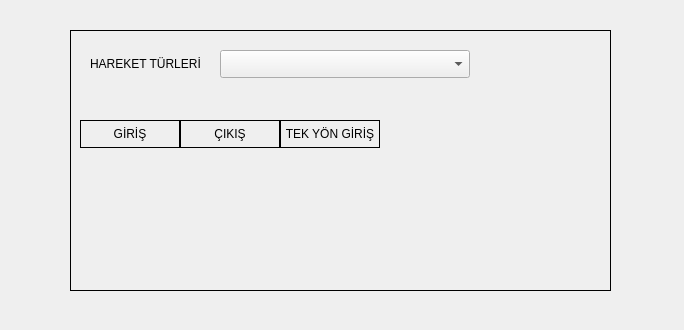
<?xml version="1.0" encoding="UTF-8"?>
<ui version="4.0">
 <class>Dialog</class>
 <widget class="QDialog" name="Dialog">
  <property name="geometry">
   <rect>
    <x>0</x>
    <y>0</y>
    <width>684</width>
    <height>330</height>
   </rect>
  </property>
  <property name="windowTitle">
   <string>Dialog</string>
  </property>
  <widget class="QFrame" name="frame">
   <property name="geometry">
    <rect>
     <x>70</x>
     <y>30</y>
     <width>541</width>
     <height>261</height>
    </rect>
   </property>
   <property name="frameShape">
    <enum>QFrame::Shape::Box</enum>
   </property>
   <property name="frameShadow">
    <enum>QFrame::Shadow::Plain</enum>
   </property>
   <widget class="QComboBox" name="comboBox">
    <property name="geometry">
     <rect>
      <x>150</x>
      <y>20</y>
      <width>250</width>
      <height>28</height>
     </rect>
    </property>
    <property name="sizePolicy">
     <sizepolicy hsizetype="Fixed" vsizetype="Fixed">
      <horstretch>0</horstretch>
      <verstretch>0</verstretch>
     </sizepolicy>
    </property>
    <property name="minimumSize">
     <size>
      <width>250</width>
      <height>28</height>
     </size>
    </property>
    <property name="maximumSize">
     <size>
      <width>250</width>
      <height>80</height>
     </size>
    </property>
   </widget>
   <widget class="QLabel" name="label">
    <property name="geometry">
     <rect>
      <x>20</x>
      <y>20</y>
      <width>130</width>
      <height>28</height>
     </rect>
    </property>
    <property name="sizePolicy">
     <sizepolicy hsizetype="Fixed" vsizetype="Fixed">
      <horstretch>0</horstretch>
      <verstretch>0</verstretch>
     </sizepolicy>
    </property>
    <property name="minimumSize">
     <size>
      <width>130</width>
      <height>28</height>
     </size>
    </property>
    <property name="maximumSize">
     <size>
      <width>130</width>
      <height>28</height>
     </size>
    </property>
    <property name="text">
     <string>HAREKET TÜRLERİ</string>
    </property>
   </widget>
   <widget class="QLabel" name="label_2">
    <property name="geometry">
     <rect>
      <x>10</x>
      <y>90</y>
      <width>100</width>
      <height>28</height>
     </rect>
    </property>
    <property name="sizePolicy">
     <sizepolicy hsizetype="Fixed" vsizetype="Fixed">
      <horstretch>0</horstretch>
      <verstretch>0</verstretch>
     </sizepolicy>
    </property>
    <property name="minimumSize">
     <size>
      <width>100</width>
      <height>28</height>
     </size>
    </property>
    <property name="maximumSize">
     <size>
      <width>100</width>
      <height>28</height>
     </size>
    </property>
    <property name="frameShape">
     <enum>QFrame::Shape::Box</enum>
    </property>
    <property name="text">
     <string>GİRİŞ</string>
    </property>
    <property name="alignment">
     <set>Qt::AlignmentFlag::AlignCenter</set>
    </property>
   </widget>
   <widget class="QLabel" name="label_3">
    <property name="geometry">
     <rect>
      <x>110</x>
      <y>90</y>
      <width>100</width>
      <height>28</height>
     </rect>
    </property>
    <property name="sizePolicy">
     <sizepolicy hsizetype="Fixed" vsizetype="Fixed">
      <horstretch>0</horstretch>
      <verstretch>0</verstretch>
     </sizepolicy>
    </property>
    <property name="minimumSize">
     <size>
      <width>100</width>
      <height>28</height>
     </size>
    </property>
    <property name="maximumSize">
     <size>
      <width>100</width>
      <height>28</height>
     </size>
    </property>
    <property name="frameShape">
     <enum>QFrame::Shape::Box</enum>
    </property>
    <property name="text">
     <string>ÇIKIŞ</string>
    </property>
    <property name="alignment">
     <set>Qt::AlignmentFlag::AlignCenter</set>
    </property>
   </widget>
   <widget class="QLabel" name="label_4">
    <property name="geometry">
     <rect>
      <x>210</x>
      <y>90</y>
      <width>100</width>
      <height>28</height>
     </rect>
    </property>
    <property name="sizePolicy">
     <sizepolicy hsizetype="Fixed" vsizetype="Fixed">
      <horstretch>0</horstretch>
      <verstretch>0</verstretch>
     </sizepolicy>
    </property>
    <property name="minimumSize">
     <size>
      <width>100</width>
      <height>28</height>
     </size>
    </property>
    <property name="maximumSize">
     <size>
      <width>100</width>
      <height>28</height>
     </size>
    </property>
    <property name="frameShape">
     <enum>QFrame::Shape::Box</enum>
    </property>
    <property name="text">
     <string>TEK YÖN GİRİŞ</string>
    </property>
    <property name="alignment">
     <set>Qt::AlignmentFlag::AlignCenter</set>
    </property>
   </widget>
  </widget>
 </widget>
 <resources/>
 <connections/>
</ui>
